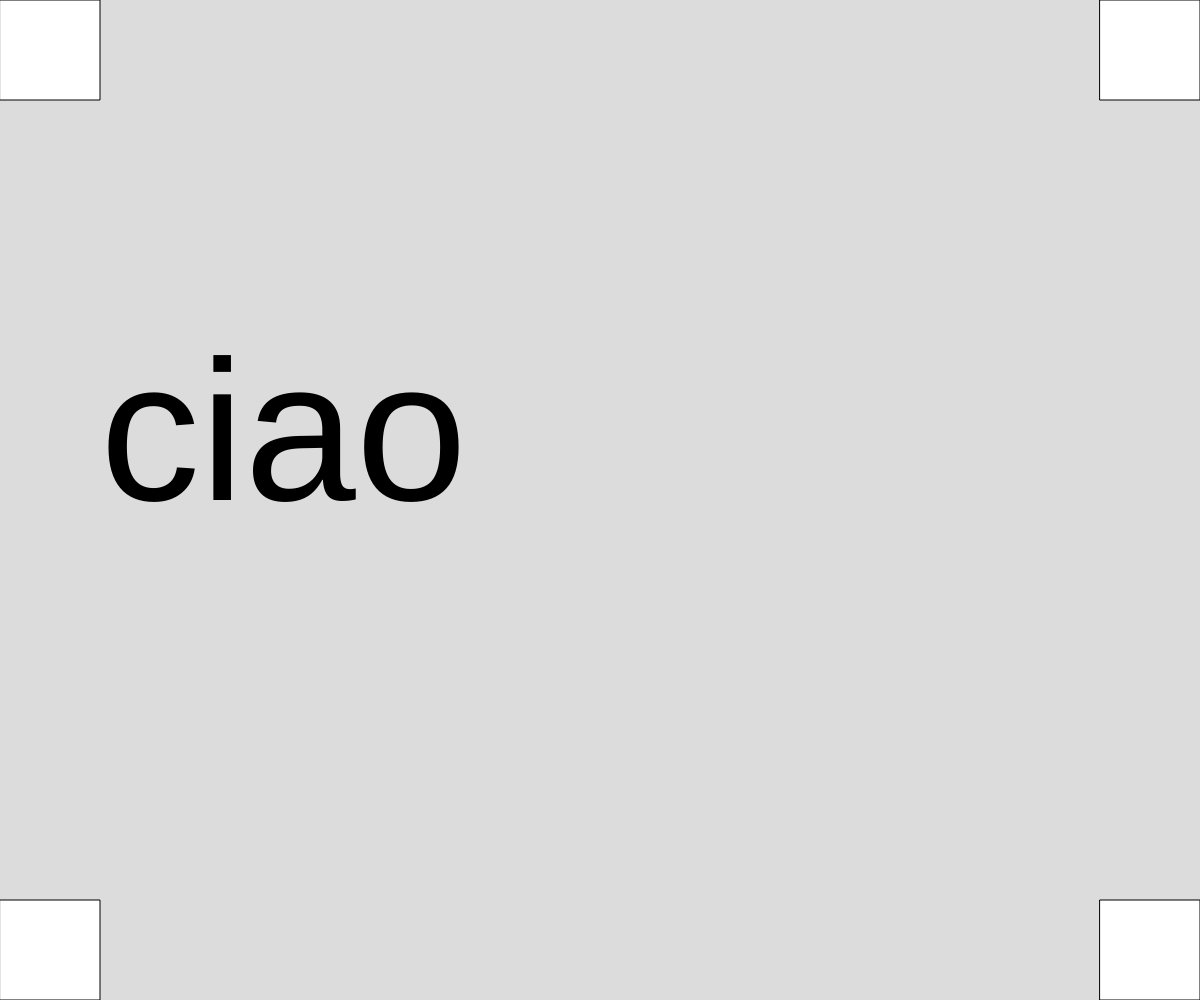
Frame 1 (no input)
Frame 60 (no input): identical to frame 1, image omitted
Frame 120 (the mouse pressed at the canvas centre since frame 60): identical to frame 1, image omitted

The p5.js sketch that drew this single still picture (run headless with seeded random() and noise() and a simulated clock; from frame 60 on, the mouse is pressed at the canvas centre):

// p5.js sketch
// ── sketch.js
function setup() {
  createCanvas(windowWidth, windowHeight);
}

function draw() {
  background(220);
  const s = 100;

  rect(0, 0, s, s);
  rect(0, height - s, s, s);
  rect(width - s, 0, s, s);
  rect(width - s, height - s, s, s);

  textSize(200);
  text("ciao", 100, height / 2);
}

function windowResized() {
  resizeCanvas(windowWidth, windowHeight);
}
